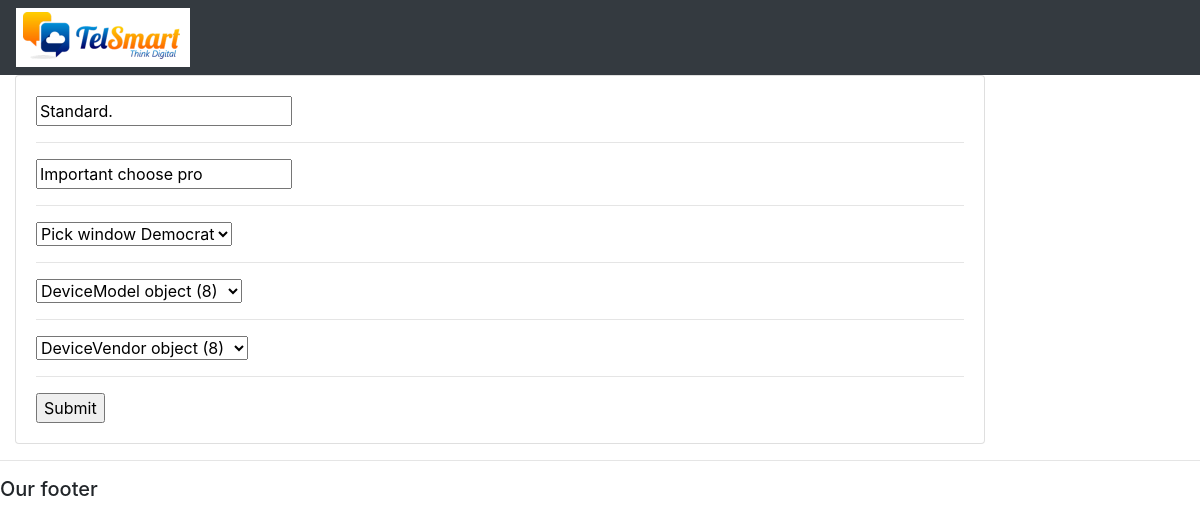
Page /edit_device/2/ on the committed database.
### products/models.py (models this page shows, shortened)
class Device(models.Model):
    mac = models.CharField(max_length=10, unique=True)
    description = models.CharField(max_length=20, null=True, blank=True)
    cfg_last_update = models.DateTimeField(auto_now_add=True, null=True)
    customer = models.ForeignKey(Customer,  null=True, on_delete=models.SET_NULL)
    device_model = models.ForeignKey(DeviceModel,  null=True, on_delete=models.SET_NULL)
    vendor = models.ForeignKey(DeviceVendor,  null=True, on_delete=models.SET_NULL)

### products/views.py (the view)
# urls.py: path('edit_device/<str:pk>/', editDevice, name="edit_device"),
def editDevice(request, pk):
    device = Device.objects.get(id=pk)
    form = DeviceForm(instance=device)
    device.cfg_last_update = datetime.now()
    device.save()
    if request.method == 'POST':
        form = DeviceForm(request.POST, instance=device)
        if form.is_valid():
            form.save()
            return redirect('admin_device', pk)
    context = {'form':form}
    return render(request, 'device_form.html', context)

### products/forms.py
class DeviceForm(ModelForm):
	class Meta:
		model = Device
		fields = '__all__'

### products/models.py (called while the page is built)
    def __unicode__(self):
        return self.description

### templates/device_form.html (shortened to what this page needs)
{%  extends 'base.html' %}
{% load static %}
{% block content %}
<div class="row">
	<div class="col-md-10">
		<div class="card card-body">
			<form action="" method="POST">
				{% for field in form %}
					{{field}}
					<hr>
				{% endfor %}
				<input type="submit" name="Submit">
			</form>
		</div>
	</div>
</div>
{% endblock %}

### rows in the picture
Device: form "Standard." "Important choose pro" "Pick window Democrat" "DeviceModel object (8)" "DeviceVendor object (8)"
